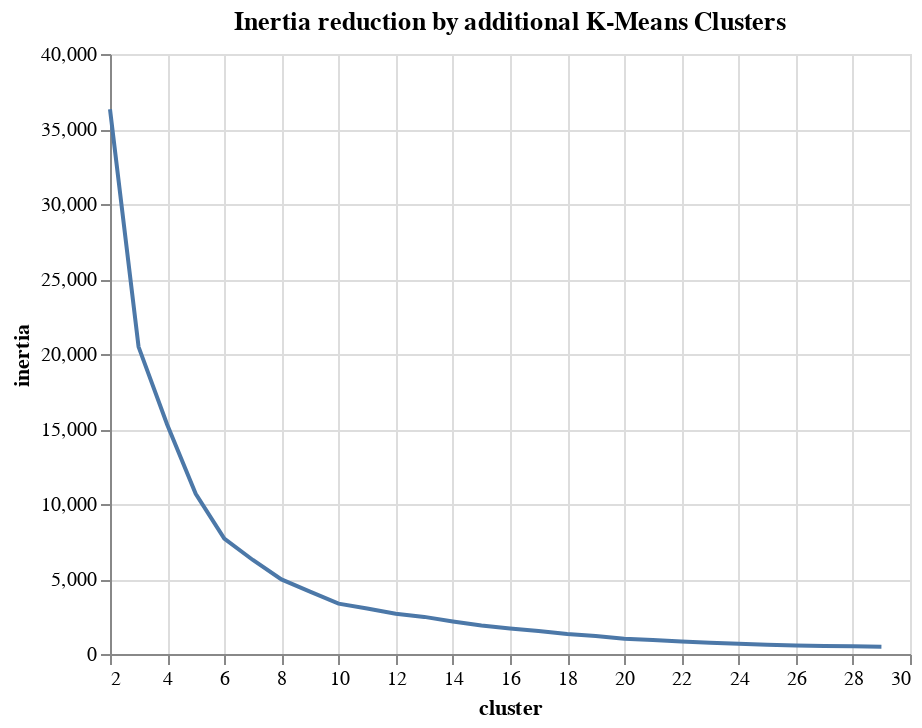

The cell this chart's notebook holds for it:
### Code cell
import altair as alt

inertia_chart = alt.Chart(cluster_df).mark_line().encode(
    x='cluster',
    y='inertia'
).properties(title="Inertia reduction by additional K-Means Clusters")

inertia_chart

### Figure 1 — Vega-Lite specification as saved in the notebook (floating-point values rounded to 4 significant figures)
{"config": {"view": {"continuousWidth": 400, "continuousHeight": 300}}, "data": {"name": "data-65ea18ec7b7542edb9f9e02a864152d2"}, "mark": "line", "encoding": {"x": {"field": "cluster", "type": "quantitative"}, "y": {"field": "inertia", "type": "quantitative"}}, "title": "Inertia reduction by additional K-Means Clusters", "$schema": "https://vega.github.io/schema/vega-lite/v4.17.0.json", "datasets": {"data-65ea18ec7b7542edb9f9e02a864152d2": [{"cluster": 2, "inertia": 36320.0, "silhouette_score": 0.5698}, {"cluster": 3, "inertia": 20480.0, "silhouette_score": 0.4904}, {"cluster": 4, "inertia": 15300.0, "silhouette_score": 0.4959}, {"cluster": 5, "inertia": 10670.0, "silhouette_score": 0.5297}, {"cluster": 6, "inertia": 7696.0, "silhouette_score": 0.5437}, {"cluster": 7, "inertia": 6267.0, "silhouette_score": 0.5231}, {"cluster": 8, "inertia": 4972.0, "silhouette_score": 0.5448}, {"cluster": 9, "inertia": 4156.0, "silhouette_score": 0.546}, {"cluster": 10, "inertia": 3357.0, "silhouette_score": 0.5703}, {"cluster": 11, "inertia": 3028.0, "silhouette_score": 0.5614}, {"cluster": 12, "inertia": 2683.0, "silhouette_score": 0.5795}, {"cluster": 13, "inertia": 2473.0, "silhouette_score": 0.5385}, {"cluster": 14, "inertia": 2171.0, "silhouette_score": 0.5579}, {"cluster": 15, "inertia": 1906.0, "silhouette_score": 0.5269}, {"cluster": 16, "inertia": 1702.0, "silhouette_score": 0.5277}, {"cluster": 17, "inertia": 1538.0, "silhouette_score": 0.555}, {"cluster": 18, "inertia": 1327.0, "silhouette_score": 0.6131}, {"cluster": 19, "inertia": 1193.0, "silhouette_score": 0.5872}, {"cluster": 20, "inertia": 1023.0, "silhouette_score": 0.5967}, {"cluster": 21, "inertia": 934.2, "silhouette_score": 0.6057}, {"cluster": 22, "inertia": 833.7, "silhouette_score": 0.6094}, {"cluster": 23, "inertia": 747.2, "silhouette_score": 0.6152}, {"cluster": 24, "inertia": 677.5, "silhouette_score": 0.6195}, {"cluster": 25, "inertia": 614.5, "silhouette_score": 0.6241}, {"cluster": 26, "inertia": 573.2, "silhouette_score": 0.6347}, {"cluster": 27, "inertia": 538.5, "silhouette_score": 0.6395}, {"cluster": 28, "inertia": 508.4, "silhouette_score": 0.6023}, {"cluster": 29, "inertia": 480.6, "silhouette_score": 0.6277}]}}
